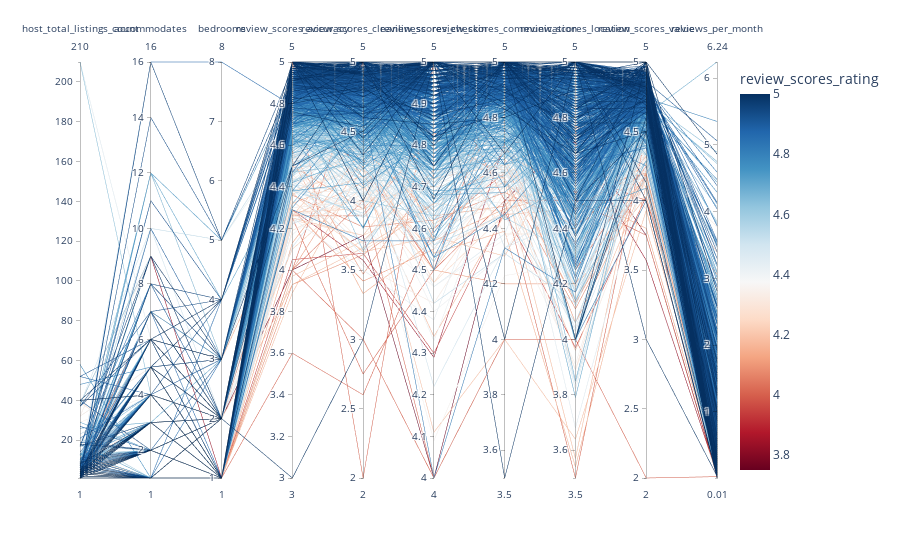

Write notebook code for a chart like this one.
### Code cell
fig = px.parallel_coordinates(
    df_plot, 
    color="review_scores_rating", 
    dimensions=[
    'host_total_listings_count',
    'host_response_rate',
    'accommodates',
    'bedrooms',
    'review_scores_accuracy',
    'review_scores_cleanliness',
    'review_scores_checkin',
    'review_scores_communication',
    'review_scores_location',
    'review_scores_value',
    'reviews_per_month',
    ],
    color_continuous_scale=px.colors.sequential.RdBu,
)

fig.show()

### Figure 1 — Plotly figure (JSON) as saved in the notebook; plotly's stock layout.template omitted (floating-point values rounded to 4 significant figures; data arrays with more than 128 entries replaced by an {"elided": "..."} marker saying what was removed)
{"data": [{"dimensions": [{"label": "host_total_listings_count", "values": {"elided": "999 int values"}}, {"label": "accommodates", "values": {"elided": "999 int values"}}, {"label": "bedrooms", "values": {"elided": "999 int values"}}, {"label": "review_scores_accuracy", "values": {"elided": "999 float values"}}, {"label": "review_scores_cleanliness", "values": {"elided": "999 float values"}}, {"label": "review_scores_checkin", "values": {"elided": "999 float values"}}, {"label": "review_scores_communication", "values": {"elided": "999 float values"}}, {"label": "review_scores_location", "values": {"elided": "999 float values"}}, {"label": "review_scores_value", "values": {"elided": "999 float values"}}, {"label": "reviews_per_month", "values": {"elided": "999 float values"}}], "domain": {"x": [0, 1], "y": [0, 1]}, "line": {"color": {"elided": "999 float values"}, "coloraxis": "coloraxis"}, "name": "", "type": "parcoords"}], "layout": {"coloraxis": {"colorbar": {"title": {"text": "review_scores_rating"}}, "colorscale": [[0, "rgb(103,0,31)"], [0.1, "rgb(178,24,43)"], [0.2, "rgb(214,96,77)"], [0.3, "rgb(244,165,130)"], [0.4, "rgb(253,219,199)"], [0.5, "rgb(247,247,247)"], [0.6, "rgb(209,229,240)"], [0.7, "rgb(146,197,222)"], [0.8, "rgb(67,147,195)"], [0.9, "rgb(33,102,172)"], [1, "rgb(5,48,97)"]]}, "legend": {"tracegroupgap": 0}, "margin": {"t": 60}}}
